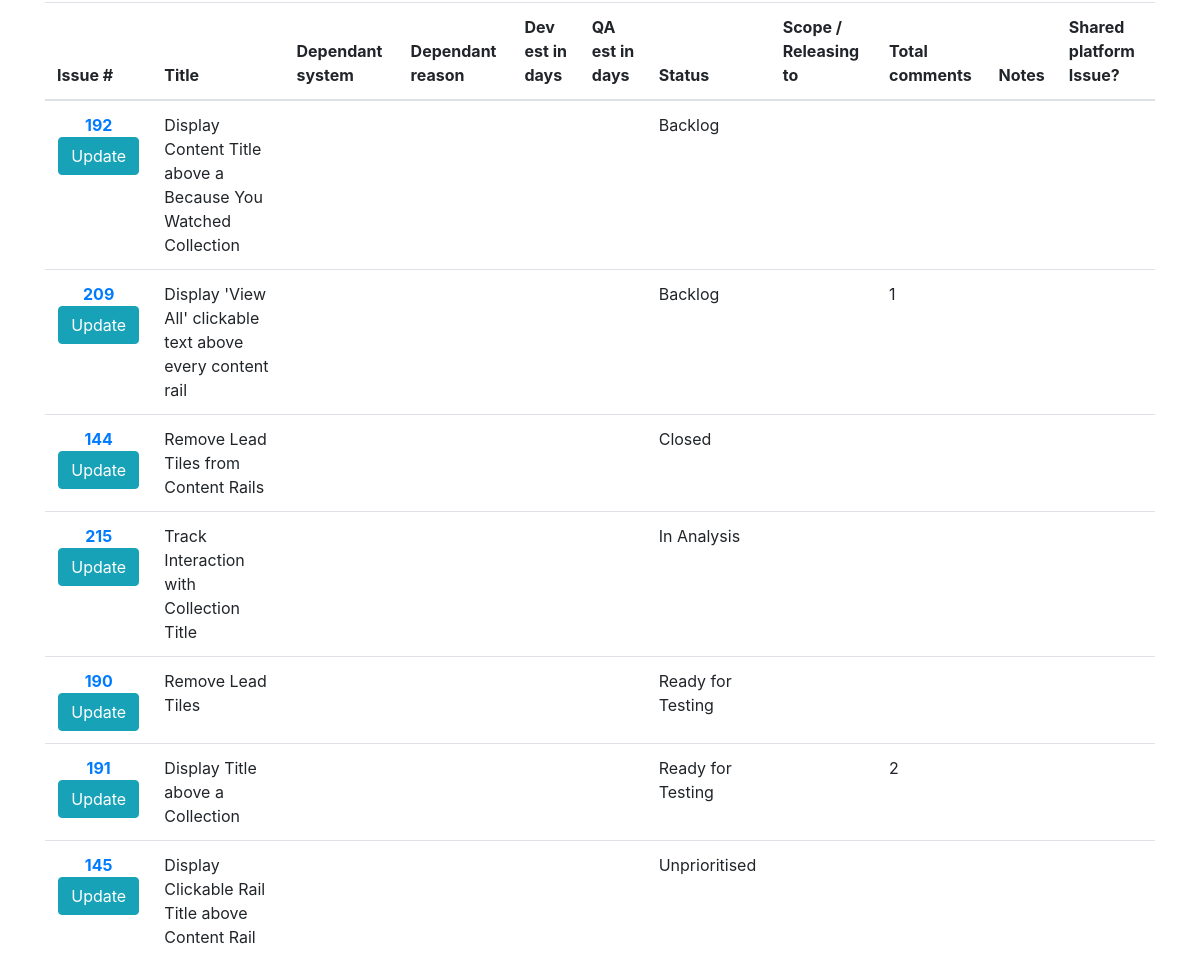
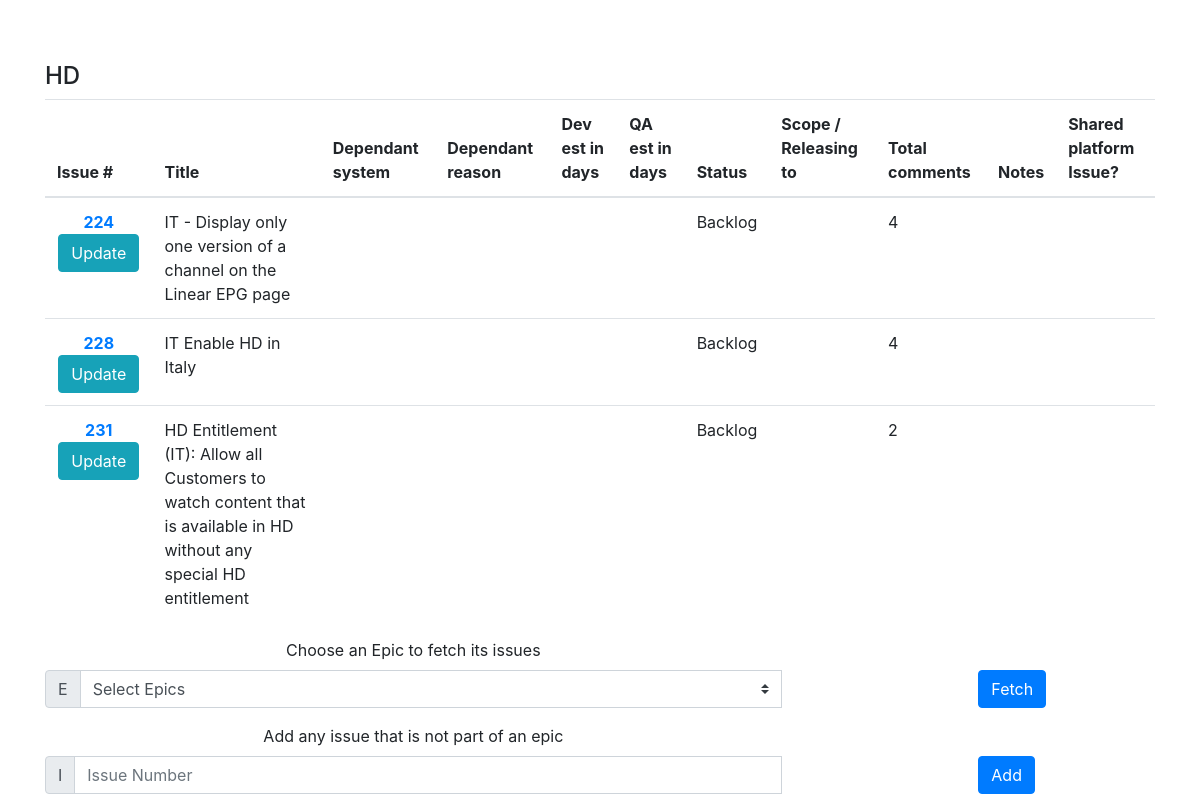
The app's page /projectEpicsAndTickets/1 (lower part), older data (2 pictures, top to bottom).
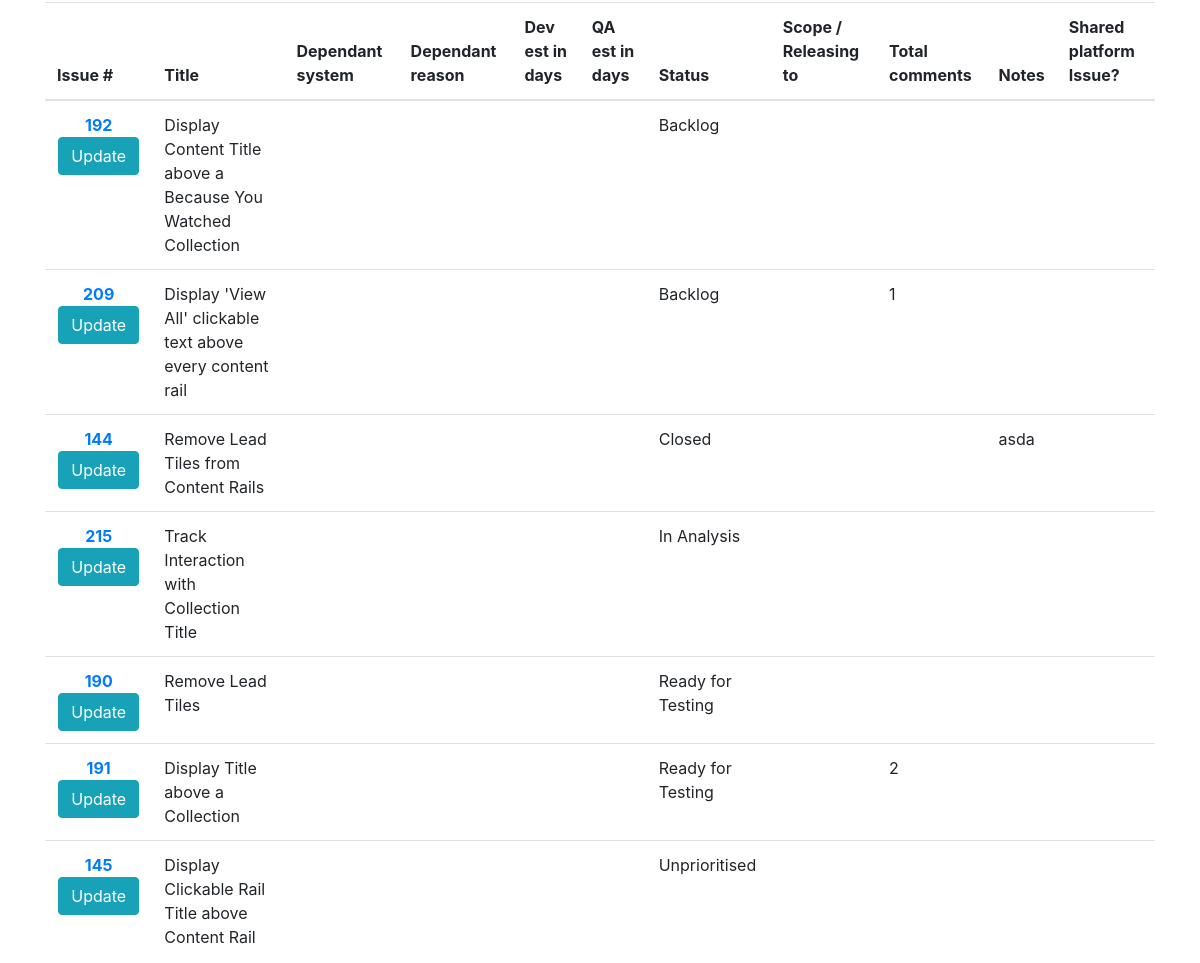
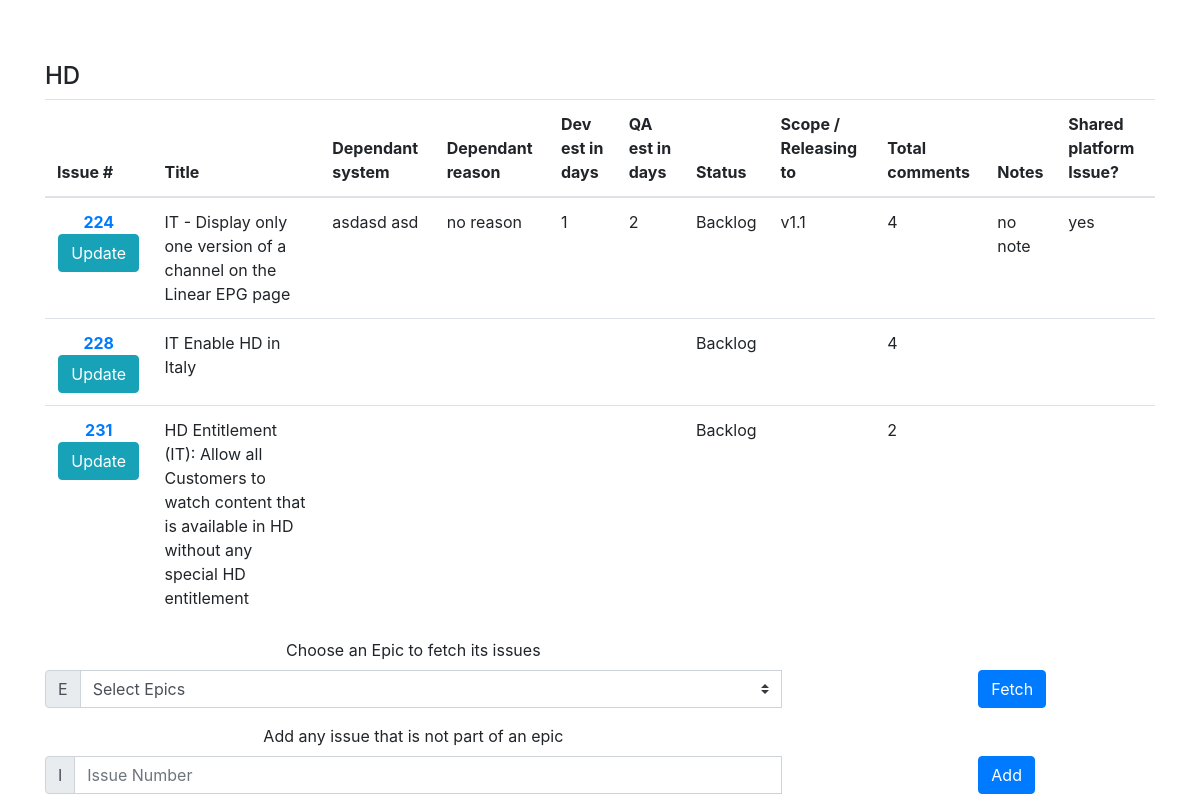
The same page, newer data (2 pictures, top to bottom).
### tables this page shows
CREATE TABLE "epics" (
	"epicId"	INTEGER NOT NULL,
	"epicName"	TEXT,
	"boardName"	TEXT NOT NULL
);

CREATE TABLE "tickets" (
	"ticketId"	INTEGER NOT NULL PRIMARY KEY AUTOINCREMENT UNIQUE,
	"boardName"	TEXT,
	"issueNumber"	INTEGER,
	"dependantSystem"	TEXT,
	"dependantReason"	BLOB,
	"devEstimateInDays"	INTEGER,
	"qaEstimateInDays"	INTEGER,
	"proposedReleaseDropTo"	TEXT,
	"totalComments"	INTEGER,
	"notes"	BLOB,
	"sharedPlatformIssue"	TEXT
);

CREATE TABLE "issues" (
	"issueNumber"	INTEGER NOT NULL,
	"boardName"	TEXT NOT NULL,
	"title"	TEXT,
	"issueStatus"	TEXT,
	"issueLink"	TEXT
);

### views.py (the view)
@views_routes.route('/projectEpicsAndTickets/<project_id>')
def projectEpicsAndTickets(project_id):
    project = None
    epics = None
    peat = None
    if projectsModel.get_project_with_id(project_id)["projects"] != []:
        project = projectsModel.get_project_with_id(project_id)["projects"][0]
    if epicsModel.get_epics()["epics"] != []:
        epics = epicsModel.get_epics()["epics"]
    peat = peatm.get_epics_and_issues_with_project_id(project_id)["projectEpicsIssues"]
    return render_template("projectEpicsAndTickets.html", project=project, epics=epics, peats=peat)

### db.py (called while the page is built)
def get_db():
    top = _app_ctx_stack.top
    if not hasattr(top, 'sqlite_db'):
        top.sqlite_db = sqlite3.connect(DATABASE)
    return top.sqlite_db

def select_all_from_table(table_name):
    query = "SELECT * FROM %s" %(table_name)
    database = get_db()
    rv = database.execute(query)
    res = rv.fetchall()
    rv.close()
    return res

def with_query(query):
    database = get_db()
    rv = database.execute(query)
    res = rv.fetchall()
    rv.close()
    return res

### epicsIssuesModel.py (called while the page is built)
def get_epic_issues(board_name, epic_number):
    query = "SELECT * from epicsIssues where epicId=%s AND boardName='%s'" %(epic_number, board_name)
    all_epics_issues = db.with_query(query)
    return loop_all_epics_issues(all_epics_issues)

def loop_all_epics_issues(all_epics_issues):
    array_epics_issues = {'epicsIssues':[]}
    for epics_issue in all_epics_issues:
        array_epics_issues["epicsIssues"].append({
            "epicsIssueId": epics_issue[0],
            "epicId": epics_issue[1],
            "issueNumber": epics_issue[2],
            "boardName": epics_issue[3]
        })
    return array_epics_issues

### epicsModel.py (called while the page is built)
def get_epics():
    all_epics = db.select_all_from_table("epics")
    return loop_all_epics(all_epics)

def loop_all_epics(all_epics):
    array_epics = {'epics':[]}
    for epic in all_epics:
        array_epics["epics"].append({"epicId": epic[0], "epicName": epic[1]})
    return array_epics

def get_epic(epicId):
    query = "SELECT * from epics where epicId=%s LIMIT 1" %(epicId)
    all_epics = db.with_query(query)
    return loop_all_epics(all_epics)

### projectsModel.py (called while the page is built)
def get_project_with_id(projectId):
    query = "SELECT * from projects where projectId=%s LIMIT 1" %(projectId)
    project = db.with_query(query)
    return loop_all_projects(project)

def loop_all_projects(all_projects):
    array_projects = {'projects':[]}
    for project in all_projects:
        array_projects["projects"].append({
            "projectId": project[0],
            "projectCreateduserId": project[1],
            "projectName": project[2],
            "boardName": project[3],
            "businessReqUrl": project[4],
            "projectManager": project[5],
            "architect": project[6],
            "productOwner": project[7],
            "trialDate": project[8],
            "releaseDate": project[9]
        })
    return array_projects

### templates/projectEpicsAndTickets.html (shortened to what this page needs)
{% extends "bootstrap/base.html" %}
{% block content %}
<div class="row">
    <div class="col-lg-12 text-center">
        {% if project %}
        {% for peat in peats %}
        {% if peat.allTickets|length > 0 %}
        <div class="row text-left">
            <div class="col">
                <h4 class="mt-5">{{ peat.epicName }}</h4>
                <table class="table">
                    <thead>
                        <tr>
                            <th scope="col">Issue #</th>
                            <th scope="col">Title</th>
                            <th scope="col">Dependant system</th>
                            <th scope="col">Dependant reason</th>
                            <th scope="col">Dev est in days</th>
                            <th scope="col">QA est in days</th>
                            <th scope="col">Status</th>
                            <th scope="col">Scope / Releasing to</th>
                            <th scope="col">Total comments</th>
                            <th scope="col">Notes</th>
                            <th scope="col">Shared platform Issue?</th>
                        </tr>
                    </thead>
                    <tbody>
                        {% for ticket in peat.allTickets|sort(attribute='issueStatus') %}
                        <tr>
                            <th scope="row" class="text-center"><a href='{{ ticket.issueLink|default("", true) }}' target="_blank">{{ticket.issueNumber|default("", true)}}</a>
                            <button type="button" class="btn btn-info" data-toggle="modal" data-target=".updateTicketModal-lg" data-ticketid="{{ticket.ticketId}}" data-title="{{ticket.title|default('', true)}}" data-dependantSystem="{{ticket.dependantSystem|default('', true)}}" data-dependantReason="{{ticket.dependantReason|default('', true)}}"  data-issueNumber="{{ticket.issueNumber|default('', true)}}" data-devEstimateInDays="{{ticket.devEstimateInDays|default('', true)}}" data-qaEstimateInDays="{{ticket.qaEstimateInDays|default('', true)}}" data-issueStatus="{{ticket.issueStatus|default('', true)}}" data-proposedReleaseDropTo="{{ticket.proposedReleaseDropTo|default('', true)}}" data-totalComments="{{ticket.totalComments|default('', true)}}" data-notes="{{ticket.notes|default('', true)}}" data-sharedPlatformIssue="{{ticket.sharedPlatformIssue|default('', true)}}">
                                Update
                            </button>
                            </th>
                            <td>{{ticket.title|default("", true)}}</td>
                            <td>{{ticket.dependantSystem|default("", true)}}</td>
                            <td>{{ticket.dependantReason|default("", true)}}</td>
                            <td>{{ticket.devEstimateInDays|default("", true)}}</td>
                            <td>{{ticket.qaEstimateInDays|default("", true)}}</td>
                            <td>{{ticket.issueStatus|default("", true)}}</td>
                            <td>{{ticket.proposedReleaseDropTo|default("", true)}}</td>
                            <td>{{ticket.totalComments|default("", true)}}</td>
                            <td>{{ticket.notes|default("", true)}}</td>
                            <td>{{ticket.sharedPlatformIssue|default("", true)}}</td>
                        </tr>
                        {% endfor %}
                    </tbody>
                </table>
            </div>
        </div>
        {% endif %}
        {% endfor %}
        <form class="needs-validation" id="projectEpicsForm" novalidate>
            <div class="form-row">
                <div class="col-md-8 mb-3">
                    <label for="epicId">Choose an Epic to fetch its issues</label>
                    <div class="input-group">
                        <div class="input-group-prepend">
                            <span class="input-group-text">E</span>
                        </div>
                        <select class="custom-select" id="id" name="id" required>
                            <option value="" selected>Select Epics</option>
                        </select>
                    </div>
                </div>
                <div class="col-md-2 mb-3"></div>
                <div class="col-md-2 mb-3">
                    <label>&nbsp;</label>
                    <div class="input-group">
                        <button class="btn btn-primary" type="submit">Fetch </button>
                    </div>
                </div>
            </div>
        </form>
        <form class="needs-validation" id="projectIssueForm" novalidate>
            <div class="form-row">
                <div class="col-md-8 mb-3">
                    <label for="id">Add any issue that is not part of an epic</label>
                    <div class="input-group">
                        <div class="input-group-prepend">
                            <span class="input-group-text">I</span>
                        </div>
                        <input type="text" class="form-control" autocomplete="off" name="id" placeholder="Issue Number" required>
                    </div>
                </div>
                <div class="col-md-2 mb-3"></div>
                <div class="col-md-2 mb-3">
                    <label>&nbsp;</label>
                    <div class="input-group">
                        <button class="btn btn-primary" type="submit">Add </button>
                    </div>
                </div>
            </div>
        </form>
        {% endif %}
    </div>
</div>
{% endblock %}

### templates/bootstrap/base.html (shortened to what this page needs)
<!doctype html>
<html lang="en">
<head>
    <link rel="stylesheet" href="{{ url_for('static', filename='css/bootstrap.min.css') }}">
    <link rel="stylesheet" href="{{ url_for('static', filename='css/daterangepicker.css') }}">
    <link rel="stylesheet" href="{{ url_for('static', filename='css/custom.css') }}">
</head>
<body>
    <div class='container'>
        {% block content %}{% endblock %}
    </div>
</body>
</html>

Row changes from the older to the newer data that the page shows:
changed tickets "Remove Lead Tiles from Content Rails": notes (not shown) → "asda"
changed tickets "IT - Display only one version of a channel on the Linear EPG page": dependantSystem (not shown) → "asdasd asd"; dependantReason (not shown) → "no reason"; devEstimateInDays (not shown) → "1"; qaEstimateInDays (not shown) → "2"; proposedReleaseDropTo (not shown) → "v1.1"; notes (not shown) → "no note"; sharedPlatformIssue (not shown) → "yes"
